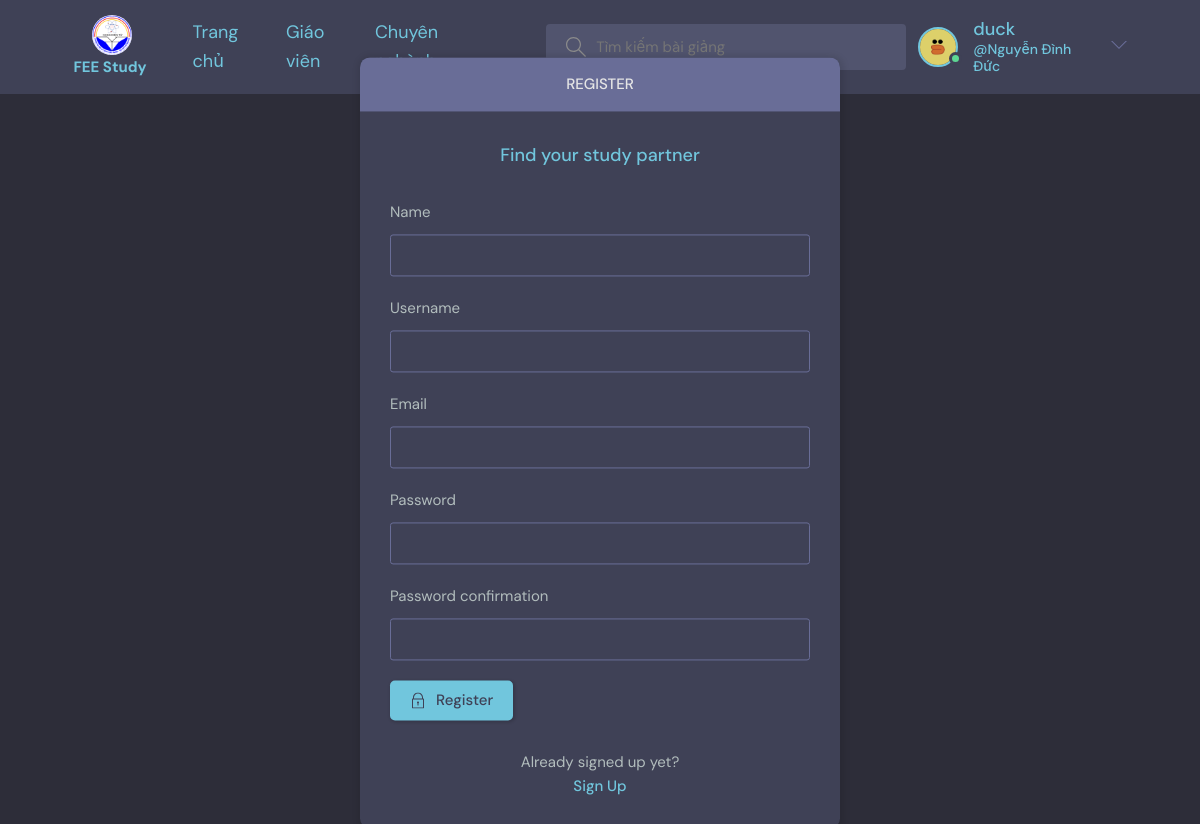
Page /register/ (signed in) on the committed database.
### base/models.py (models this page shows, shortened)
class User(AbstractUser):
    student = 'SV'
    teacher = 'GV'
    admin = 'AD'
    modelaccess = [(student,'SV'),(teacher,'GV'),(admin,'AD')]
    name = models.CharField(max_length=200, null=True)
    email = models.EmailField(unique=True, null=True)
    access = models.CharField(choices=modelaccess,default=student,max_length=2)
    avatar = models.ImageField(upload_to='avatars',null=True, default="avatar.svg")

### base/views.py (the view, shortened to what this page needs)
# urls.py: path('register/', views.registerPage, name="register"),
def registerPage(request):
    form = MyUserCreationForm()
    return render(request, 'base/login_register.html', {'form': form})

### base/forms.py
class MyUserCreationForm(UserCreationForm):
    class Meta:
        model = User
        fields = ['name', 'username', 'email', 'password1', 'password2']

### base/templates/base/login_register.html (shortened to what this page needs)
{% extends 'main.html' %}
{% block content %}
<main class="auth layout">
  {% if page == 'login' %}
  <div class="container">
    <div class="layout__box">
      <div class="layout__boxHeader">
        <div class="layout__boxTitle">
          <a href="{% url 'home' %}">
            <svg version="1.1" xmlns="http://www.w3.org/2000/svg" width="32" height="32" viewBox="0 0 32 32">
              <title>arrow-left</title>
              <path
                d="M13.723 2.286l-13.723 13.714 13.719 13.714 1.616-1.611-10.96-10.96h27.625v-2.286h-27.625l10.965-10.965-1.616-1.607z">
              </path>
            </svg>
          </a>
          <h3>Đăng nhập</h3>
        </div>
      </div>
      <div class="layout__body">
        <h2 class="auth__tagline">Tìm kiếm các bài giảng</h2>
        <form class="form" action="" method="POST">
          {% csrf_token %}
          <div class="form__group form__group">
            <label for="room_name">Tài khoản</label>
            <input id="username" name="username" type="text" placeholder="Tên tài khoản"/>
          </div>
          <div class=" form__group">
            <label for="password">Mật khẩu</label>
            <input id="password" name="password" type="password"
              placeholder="&bull;&bull;&bull;&bull;&bull;&bull;&bull;&bull;" />
          </div>
          <button class="btn btn--main" type="submit">
            <svg version="1.1" xmlns="http://www.w3.org/2000/svg" width="32" height="32" viewBox="0 0 32 32">
              <title>lock</title>
              <path
                d="M27 12h-1v-2c0-5.514-4.486-10-10-10s-10 4.486-10 10v2h-1c-0.553 0-1 0.447-1 1v18c0 0.553 0.447 1 1 1h22c0.553 0 1-0.447 1-1v-18c0-0.553-0.447-1-1-1zM8 10c0-4.411 3.589-8 8-8s8 3.589 8 8v2h-16v-2zM26 30h-20v-16h20v16z">
              </path>
              <path
                d="M15 21.694v4.306h2v-4.306c0.587-0.348 1-0.961 1-1.694 0-1.105-0.895-2-2-2s-2 0.895-2 2c0 0.732 0.413 1.345 1 1.694z">
              </path>
            </svg>
            Login
          </button>
        </form>
        <div class="auth__action">
          <p>Bạn chưa có tài khoản</p>
          <a href="{% url 'register' %}" class="btn btn--link">Đăng ký</a>
        </div>
      </div>
    </div>
  </div>
  {% else %}
  <div class="container">
    <div class="layout__box">
      <div class="layout__boxHeader">
        <div class="layout__boxTitle">
          <h3>Register</h3>
        </div>
      </div>
      <div class="layout__body">
        <h2 class="auth__tagline">Find your study partner</h2>
        <form class="form" action="" method="POST">
          {% for field in form %}
          <div class="form__group form__group">
            <label for="room_name">{{field.label}}</label>
            {{field}}
          </div>
          {% endfor %}
          <button class="btn btn--main" type="submit">
            Register
          </button>
        </form>
        <div class="auth__action">
          <p>Already signed up yet?</p>
          <a href="{% url 'login' %}" class="btn btn--link">Sign Up</a>
        </div>
      </div>
    </div>
  </div>
  {% endif %}
</main>
{% endblock content %}

### templates/navbar.html (shortened to what this page needs)
{% load static %}
<header class="header header--loggedIn">
    <div class="container">
        <div class="logo"><a href="{% url 'home' %}" class="header__logo">
            <img src="{% static 'images/logo1.png' %}" />
        </a>
        <a href="{% url 'home' %}" class="header__name" style="width: 76px">
        <h1>FEE Study</h1>
        </a></div>
        <div class="header__items">
            <li><a href="{% url 'home' %}">Trang chủ</a></li>
            <li><a href="{% url 'teacher' %}">Giáo viên</a></li>
            <li><a >Chuyên nghành</a>
            </li>
        </div>
        <form class="header__search" method="GET" action="{% url 'home' %}">
            <label>
                <input name="q" placeholder="Tìm kiếm bài giảng" />
            </label>
        </form>
        <nav class="header__menu">
            {% if request.user.is_authenticated %}
            <div class="header__user">
                <a href="{% url 'user-profile' user.id %}"">
                    <div class="avatar avatar--medium active">
                        <img src="{{request.user.avatar.url}}" />
                    </div>
                    <p>{{request.user.username}} <span>@{{request.user.name}}</span></p>
                </a>
                <button class="dropdown-button">
                    <svg version="1.1" xmlns="http://www.w3.org/2000/svg" width="32" height="32" viewBox="0 0 32 32">
                        <title>chevron-down</title>
                        <path d="M16 21l-13-13h-3l16 16 16-16h-3l-13 13z"></path>
                    </svg>
                </button>
            </div>
            {% else %}
            <a href="{% url 'login' %}">
                <img src="{% static 'images/avatar.svg' %}" />
                <p>Đăng nhập</p>
            </a>
            {% endif %}
        </nav>
    </div>
</header>

### rows in the picture
User: user.avatar (picture), user.username "duck", user.name "Nguyễn Đình Đức"

### other values in the picture
{{ field.label }} "Name" "Username" "Email" "Password" "Password confirmation"
